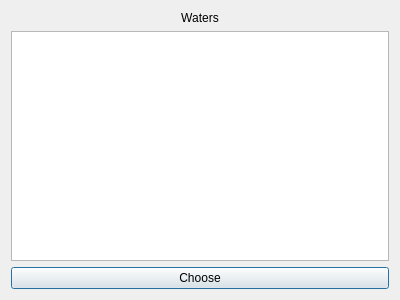
<?xml version="1.0" encoding="UTF-8"?>
<ui version="4.0">
 <class>ChooseTheProject</class>
 <widget class="QDialog" name="ChooseTheProject">
  <property name="geometry">
   <rect>
    <x>0</x>
    <y>0</y>
    <width>400</width>
    <height>300</height>
   </rect>
  </property>
  <property name="windowTitle">
   <string>Dialog</string>
  </property>
  <layout class="QGridLayout" name="gridLayout">
   <item row="0" column="0">
    <widget class="QLabel" name="label">
     <property name="text">
      <string>Waters</string>
     </property>
     <property name="alignment">
      <set>Qt::AlignCenter</set>
     </property>
    </widget>
   </item>
   <item row="2" column="0">
    <widget class="QPushButton" name="choiceOfWater">
     <property name="text">
      <string>Choose</string>
     </property>
    </widget>
   </item>
   <item row="1" column="0">
    <widget class="QListWidget" name="watersNameList"/>
   </item>
  </layout>
 </widget>
 <resources/>
 <connections/>
</ui>
